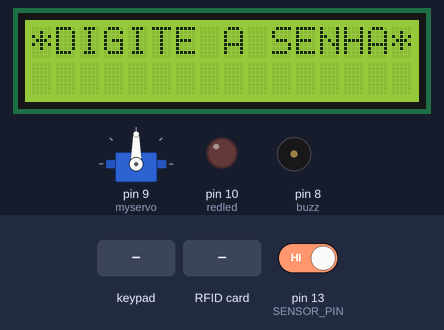
The sketch below on a simulated Arduino Mega 2560, built with avr-gcc and run on an emulated ATmega2560. Shown: servo, 16×2 character LCD, output pins drawn as LEDs (lit = HIGH), buzzer (waves = sounding). The inputs (shaded band) are chosen by the test bench; at power-on: pin 13 (SENSOR_PIN) HIGH. Pins used as bus, display or sensor lines are not drawn; what the sketch prints to the serial monitor is not drawn.

Above: at 3.7 s.
3.8 s: keypad keys 4 5 6 7 pressed 0.4 s apart
At 5.9 s:
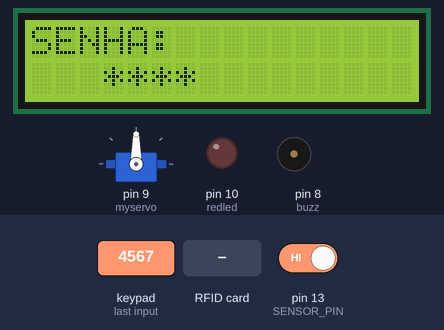
6.9 s: RFID card 52 68 50 1B held to the reader
9.9 s: keypad keys 4 2 4 3 4 4 4 5 # pressed 0.4 s apart
At 11.9 s:
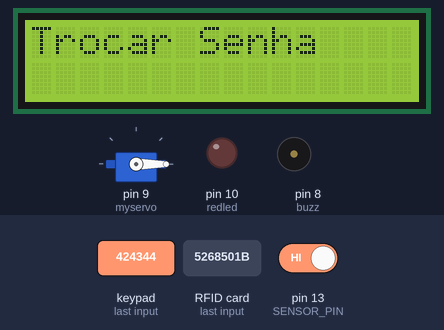
15.0 s: pin 13 (SENSOR_PIN) driven LOW
At 17.4 s:
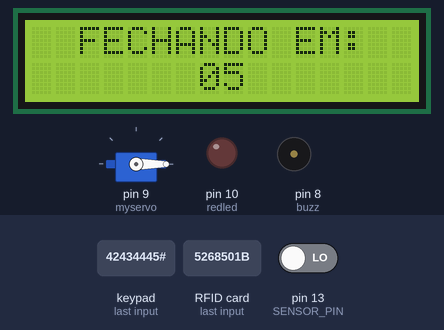
21.0 s: keypad keys 3 8 3 9 4 0 4 1 pressed 0.4 s apart
At 25.46 s:
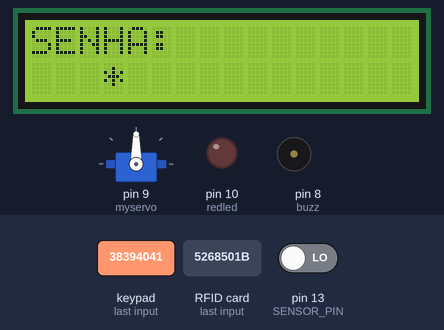
25.7 s: RFID card 52 68 50 1B held to the reader
At 28.5 s:
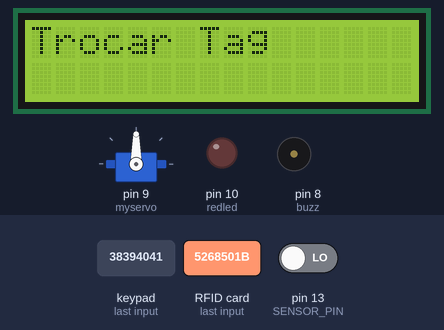
Timing chart, 0 to 31.2 s (numbered marks = the images above; inputs shaded):
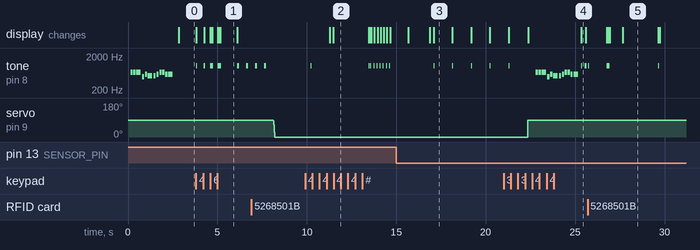

The sketch:

projeto_final.ino
```cpp
#define NOTE_B0 31
#define NOTE_C1 33
#define NOTE_CS1 35
#define NOTE_D1 37
#define NOTE_DS1 39
#define NOTE_E1 41
#define NOTE_F1 44
#define NOTE_FS1 46
#define NOTE_G1 49
#define NOTE_GS1 52
#define NOTE_A1 55
#define NOTE_AS1 58
#define NOTE_B1 62
#define NOTE_C2 65
#define NOTE_CS2 69
#define NOTE_D2 73
#define NOTE_DS2 78
#define NOTE_E2 82
#define NOTE_F2 87
#define NOTE_FS2 93
#define NOTE_G2 98
#define NOTE_GS2 104
#define NOTE_A2 110
#define NOTE_AS2 117
#define NOTE_B2 123
#define NOTE_C3 131
#define NOTE_CS3 139
#define NOTE_D3 147
#define NOTE_DS3 156
#define NOTE_E3 165
#define NOTE_F3 175
#define NOTE_FS3 185
#define NOTE_G3 196
#define NOTE_GS3 208
#define NOTE_A3 220
#define NOTE_AS3 233
#define NOTE_B3 247
#define NOTE_C4 262
#define NOTE_CS4 277
#define NOTE_D4 294
#define NOTE_DS4 311
#define NOTE_E4 330
#define NOTE_F4 349
#define NOTE_FS4 370
#define NOTE_G4 392
#define NOTE_GS4 415
#define NOTE_A4 440
#define NOTE_AS4 466
#define NOTE_B4 494
#define NOTE_C5 523
#define NOTE_CS5 554
#define NOTE_D5 587
#define NOTE_DS5 622
#define NOTE_E5 659
#define NOTE_F5 698
#define NOTE_FS5 740
#define NOTE_G5 784
#define NOTE_GS5 831
#define NOTE_A5 880
#define NOTE_AS5 932
#define NOTE_B5 988
#define NOTE_C6 1047
#define NOTE_CS6 1109
#define NOTE_D6 1175
#define NOTE_DS6 1245
#define NOTE_E6 1319
#define NOTE_F6 1397
#define NOTE_FS6 1480
#define NOTE_G6 1568
#define NOTE_GS6 1661
#define NOTE_A6 1760
#define NOTE_AS6 1865
#define NOTE_B6 1976
#define NOTE_C7 2093
#define NOTE_CS7 2217
#define NOTE_D7 2349
#define NOTE_DS7 2489
#define NOTE_E7 2637
#define NOTE_F7 2794
#define NOTE_FS7 2960
#define NOTE_G7 3136
#define NOTE_GS7 3322
#define NOTE_A7 3520
#define NOTE_AS7 3729
#define NOTE_B7 3951
#define NOTE_C8 4186
#define NOTE_CS8 4435
#define NOTE_D8 4699
#define NOTE_DS8 4978


// Bibliotecas necessárias
#include <Keypad.h>
#include <LiquidCrystal.h>
#include <Servo.h>
#include <SPI.h>
#include <MFRC522.h>

// Configuração do módulo RFID
#define RST_PIN 7
#define SS_PIN 53
MFRC522 mfrc522(SS_PIN, RST_PIN);

// Configuração do sensor magnético da tranca
const int SENSOR_PIN = 13;
const int DARK_THRESHOLD = 100;

// Configuração do servo motor
Servo myservo;
const int redled = 10;
const int greenled = 11;
const int buzz = 8;
int pos = 0;

// Configuração do LCD
LiquidCrystal lcd(12, 11, 5, 4, 3, 2);
const byte rows = 4;
const byte cols = 3;

// Configuração do teclado
const byte qtdLinhas = 4;
const byte qtdColunas = 4;
char matriz_teclas[qtdLinhas][qtdColunas] = {
  {'1', '2', '3', 'A'},
  {'4', '5', '6', 'B'},
  {'7', '8', '9', 'C'},
  {'*', '0', '#', 'D'}
};
byte PinosqtdLinhas[qtdLinhas] = {38, 39, 40, 41};
byte PinosqtdColunas[qtdColunas] = {42, 43, 44, 45};
Keypad meuteclado = Keypad(makeKeymap(matriz_teclas), PinosqtdLinhas, PinosqtdColunas, qtdLinhas, qtdColunas);

// Configuração de senha aleatória
int tamanhoSenha = 4;
char password[10] = "4567";
char passwordEscrito[10];
int currentposition = 0;
int invalidcount = 0;
bool portaAberta = false;
byte tagEsperada[] = {0x52, 0x68, 0x50, 0x1B};

// Protótipos das funções
void displayscreen();
void keypress();
void incorrect();
void torture1();
void torture2();
void counterbeep();
void unlockbuzz();

// Função de inicialização
void setup() {
  displayscreen(); // Inicializa o LCD
  Serial.begin(9600); // Inicializa a comunicação serial
  pinMode(redled, OUTPUT); // Configura o LED vermelho como saída
  pinMode(greenled, OUTPUT); // Configura o LED verde como saída
  pinMode(buzz, OUTPUT); // Configura o buzzer como saída
  myservo.attach(9); // Anexa o servo motor
  pinMode(SENSOR_PIN, INPUT_PULLUP); // Configura o pino do sensor magnético

  lcd.begin(16, 2); // Inicializa o LCD

  while (!Serial);    // Aguarda a inicialização da porta serial
  SPI.begin();      // Inicializa o barramento SPI
  mfrc522.PCD_Init();   // Inicializa o módulo RFID
  delay(4);       // Atraso opcional após a inicialização
  mfrc522.PCD_DumpVersionToSerial();  // Exibe detalhes do módulo RFID
  Serial.println(F("Scan PICC to see UID, SAK, type, and data blocks...")); // Mensagem para escanear PICC

  inicialTune(); // Toca uma melodia inicial
}

bool modoAdmin = false;
int estado = 0;

// Função principal
void loop() {
  if (modoAdmin) {
    estado = 0;
    menu(); // Exibe o menu
    switch (estado) {
      case 1:
        keypress(); // Aguarda a entrada do usuário
        trocarTag(); // Função para trocar a tag
        break;
      case 2:
        keypress(); // Aguarda a entrada do usuário
        trocarSenha(); // Função para trocar a senha
        break;
    }
    if (portaAberta) {
      lcd.clear();
      lcd.setCursor(0, 0);
      lcd.println(" ");
      lcd.setCursor(1, 0);
      lcd.print("Autorizado");
      lcd.setCursor(4, 1);
      lcd.print("BEM-VINDO");
    }
  } else {
    if (mfrc522.PICC_IsNewCardPresent() && mfrc522.PICC_ReadCardSerial()) {
      // Mostra os UID da tag
      Serial.print("UID da Tag:");
      for (byte i = 0; i < mfrc522.uid.size; i++) {
        Serial.print(mfrc522.uid.uidByte[i] < 0x10 ? " 0" : " ");
        Serial.print(mfrc522.uid.uidByte[i], HEX);
      }
      Serial.println();

      // Comparação do UID com o valor esperado
      if (verificarTag()) {
        Serial.println("Tag correta!");
        keypress(); // Aguarda a entrada do usuário
        modoAdmin = true;
      } else {
        Serial.println("Tag incorreta!");
      }

      delay(1000);  // Evita leituras repetidas muito rápidas
    }
    if (portaAberta) {
      int proximidade = digitalRead(SENSOR_PIN);
      if (proximidade == LOW) {
        Serial.println("FECHADO");
        counterbeep(); // Emite um som indicando a proximidade
        inicialTune(); // Toca a melodia inicial
      }
    } else {
      char tecla_pressionada = meuteclado.getKey(); // Verifica se alguma tecla foi pressionada

      if (tecla_pressionada) { // Se alguma tecla foi pressionada
        Serial.print("Tecla pressionada : ");
        Serial.println(tecla_pressionada);
        passwordEscrito[currentposition] = tecla_pressionada;
      }

      if (currentposition == 0) {
        displayscreen(); // Atualiza a tela
      }

      int l ;

      char code = tecla_pressionada;
      if (code != NO_KEY) {
        lcd.clear();

        lcd.setCursor(0, 0);
        lcd.print("SENHA:");
        lcd.setCursor(3, 1);
        for (l = 0; l <= currentposition; ++l) {
          lcd.print("*");
          keypress(); // Aguarda a entrada do usuário
        }
        currentposition = currentposition + 1;

        if (currentposition == tamanhoSenha) {
          bool verificaSenha = true;
          currentposition = 0;
          for (l = 0; l < tamanhoSenha; ++l) {
            if (passwordEscrito[l] != password[l]) {
              // Erro
              Serial.print("ERRO SENHA: ");
              Serial.print(passwordEscrito[l]);
              Serial.print(" != ");
              Serial.println(password[l]);
              verificaSenha = false;
            }
          }

          if (verificaSenha) {
            unlockdoor(); // Abre a porta
            Serial.println("INVALIDO CONTADOR OK");
            Serial.println(invalidcount);
            invalidcount = 0;
          } else {
            invalidcount = invalidcount + 1;
            Serial.println("INVALIDO CONTADOR BAD");
            Serial.println(invalidcount);
            incorrect(); // Feedback de senha incorreta
          }
        }

        if (invalidcount == 4) {
          ++invalidcount;
          torture1(); // Sequência de tortura 1
        }
        if (invalidcount >= 8) {
          torture2(); // Sequência de tortura 2
        }
      }
    }
  }


}

// Função para exibir o menu de escolha
void menu() {
  lcd.clear();
  lcd.print("Escolha:");
  lcd.setCursor(0, 2);
  lcd.print("1: Tag 2: Senha");

  char opcao = 0;

  while (opcao != '1' && opcao != '2') {
    opcao = meuteclado.getKey();
  }

  lcd.clear();

  switch (opcao) {
    case '1':
      lcd.print("Trocar Tag");
      estado = 1;
      delay(2000);  // Aguarda por 2 segundos para exibir a mensagem
      break;
    case '2':
      lcd.print("Trocar Senha");
      estado = 2;
      // Chame a função para trocar a senha aqui
      delay(2000);  // Aguarda por 2 segundos para exibir a mensagem
      break;
  }

  lcd.clear();
}

// Função para trocar a senha
void trocarSenha() {
  lcd.clear();
  lcd.print("Nova senha:");
  lcd.setCursor(0, 1);

  byte index = 0;

  while (true) {
    char tecla = meuteclado.getKey();
    if (tecla) {
      keypress();

      if (tecla == '#' and index > 0) {
        password[index] = '\0'; // Adiciona o caractere nulo para indicar o final da string
        tamanhoSenha = index;
        break; // Finaliza a entrada da senha
      }

      if (index < 10) {
        password[index++] = tecla;
        if (index == 10){
          tamanhoSenha = index;
          break;
        }
        lcd.print('*'); // Máscara para esconder os caracteres digitados
      }
    }
  }

  Serial.println(); // Nova linha para melhorar a legibilidade
  lcd.clear();
  lcd.print("Senha alterada!");
  delay(1000);

  Serial.print("Senha alterada para: ");
  Serial.println(password);
  modoAdmin = false;
}

// Função para trocar a tag RFID
void trocarTag() {
  lcd.clear();
  lcd.print("Aproxime cartao:");

  while (!mfrc522.PICC_IsNewCardPresent()) {
    delay(1000);
  }

  if (mfrc522.PICC_ReadCardSerial()) {
    for (byte i = 0; i < mfrc522.uid.size && i < sizeof(tagEsperada); i++) {
      tagEsperada[i] = mfrc522.uid.uidByte[i];
    }

    Serial.print("Tag trocada para:");


    lcd.clear();
    lcd.print("Tag trocada para:");
    lcd.setCursor(0, 1);

    for (byte i = 0; i < sizeof(tagEsperada); i++) {
      lcd.print(tagEsperada[i], HEX);
      Serial.println(tagEsperada[i], HEX);
    }

    delay(2000);  // Aguarda por 2 segundos para exibir a mensagem
    modoAdmin = false;
  }

  mfrc522.PICC_HaltA();
  mfrc522.PCD_StopCrypto1();
}

// Função para verificar se a tag RFID é válida
bool verificarTag() {
  for (byte i = 0; i < mfrc522.uid.size; i++) {
    if (mfrc522.uid.uidByte[i] != tagEsperada[i]) {
      return false;  // UID não corresponde
    }
  }
  return true;  // UID corresponde
}

// Função para tocar uma melodia inicial
void inicialTune() {
  int melody[] = {NOTE_E5, NOTE_E5, NOTE_E5, NOTE_B4, NOTE_D5, NOTE_C5, NOTE_C5, NOTE_D5, NOTE_E5, NOTE_E5, NOTE_D5, NOTE_D5};
  int noteDurations[] = {8, 8, 4, 8, 8, 4, 8, 8, 8, 8, 8, 4};

  for (int i = 0; i < sizeof(melody) / sizeof(melody[0]); i++) {
    int noteDuration = 1000 / noteDurations[i];
    tone(buzz, melody[i], noteDuration);
    int pauseBetweenNotes = noteDuration * 1.30;
    delay(pauseBetweenNotes);
    noTone(buzz);
  }
}

// Função para abrir a porta
void unlockdoor() {
  delay(900);

  lcd.setCursor(0, 0);
  lcd.println(" ");
  lcd.setCursor(1, 0);
  lcd.print("Autorizado");
  lcd.setCursor(4, 1);
  lcd.print("BEM-VINDO");

  unlockbuzz();

  for (pos = 90; pos >= 0; pos -= 5) {
    myservo.write(pos);
    delay(5);
  }
  delay(2000);

  portaAberta = true;
}

// Função para lidar com código incorreto
void incorrect() {
  delay(500);
  lcd.clear();
  lcd.setCursor(1, 0);
  lcd.print("CODIGO");
  lcd.setCursor(1, 1);
  lcd.print("INCORRETO");
  lcd.setCursor(15, 1);

  Serial.println("CÓDIGO INCORRETO. NÃO AUTORIZADO");
  digitalWrite(redled, HIGH);
  tone(buzz, NOTE_E1, 1000);
  delay(500);
  noTone(buzz);
  delay(3000);
  lcd.clear();
  digitalWrite(redled, LOW);
  displayscreen();
}

// Função para limpar a tela do LCD
void clearscreen() {
  lcd.setCursor(0, 0);
  lcd.println(" ");
  lcd.setCursor(0, 1);
  lcd.println(" ");
  lcd.setCursor(0, 2);
  lcd.println(" ");
  lcd.setCursor(0, 3);
  lcd.println(" ");
}

// Função para emitir um som de tecla pressionada
void keypress() {
  tone(buzz, NOTE_C6, 100);
  delay(50);
  noTone(buzz);
}

// Função para exibir a tela inicial no LCD
void displayscreen() {
  lcd.clear();
  lcd.setCursor(0, 0);
  lcd.println("*DIGITE A SENHA*");
}

// Função para posicionar o servo
void armservo() {
  for (pos = 180; pos <= 180; pos += 50) {
    myservo.write(pos);
    delay(5);
  }
  delay(5000);

  for (pos = 180; pos >= 0; pos -= 50) {
    myservo.write(pos);
  }
}

// Função para emitir um som de desbloqueio
void unlockbuzz() {
  for (int i = 0; i < 4; i++) {
    tone(buzz, NOTE_C6, 100);
    delay(500);
    noTone(buzz);
  }
}

// Função para contar beeps
void counterbeep() {
  delay(1200);

  lcd.clear();

  lcd.setCursor(2, 0);
  delay(200);
  lcd.print("FECHANDO EM:");
  for (int i = 5; i > 0; i--) {
    lcd.setCursor(7, 1);
    lcd.print("0");
    lcd.print(i);
    keypress();
    delay(1000);
  }

  for (pos = 0; pos <= 90; pos += 5) {
    myservo.write(pos);
  }
  delay(15);

  currentposition = 0;

  lcd.clear();
  displayscreen();

  lcd.clear();
  lcd.setCursor(4, 0);
  lcd.print("FECHADO!");
  delay(440);

  portaAberta = false;
}

// Função de tortura 1
void torture1() {
  lcd.clear();
  lcd.setCursor(2, 0);
  lcd.print("AGUARDE POR ");
  lcd.setCursor(5, 1);
  lcd.print("15 SEGUNDOS.");
  digitalWrite(buzz, HIGH);
  delay(15000);
  digitalWrite(buzz, LOW);
  lcd.clear();
  lcd.setCursor(2, 0);
  lcd.print("POR FAVOR..");
  lcd.setCursor(1, 1);
  lcd.print("TENTE NOVAMENTE");
  delay(3500);
  lcd.clear();
}

// Função de tortura 2
void torture2() {
  lcd.setCursor(1, 0);
  lcd.print(" ");
  lcd.setCursor(2, 0);
  lcd.print("MUITAS");
  lcd.setCursor(0, 1);
  lcd.print(" TENTATIVAS!! ");
  delay(1500);
  lcd.clear();
  lcd.setCursor(1, 0);
  lcd.print("AGUARDE POR ");
  lcd.setCursor(4, 1);
  lcd.print(" 1 MINUTO");
  digitalWrite(buzz, HIGH);
  delay(55000);
  counterbeep();
  lcd.clear();
  digitalWrite(buzz, LOW);
  lcd.setCursor(2, 0);
  lcd.print("TENTE ACERTAR");
  lcd.setCursor(1, 1);
  lcd.print("TA DIFICIL??");
  delay(2500);
  lcd.clear();
  lcd.setCursor(2, 0);
  lcd.print("Ha Ha Ha Ha");
  delay(1700);
  lcd.clear();
}
```

Measured:
- after the input at 3.8 s, tone on pin 8 (buzz): plays 1047 Hz for 0.05 s, 1047 Hz for 0.10 s, 1047 Hz for 0.15 s, 1047 Hz for 0.20 s, 1047 Hz for 0.10 s, 1047 Hz for 0.10 s, starting at once; the display: first changes at once (image 1 shows a later state)
- after the input at 9.9 s, the display: first differs from a run without the input after 1.6 s (image 2)
- after the input at 15.0 s, tone on pin 8 (buzz): alternates 1047 Hz for 0.05 s and silent for 1.0 s, starting after 2.1 s; the display: first differs from a run without the input after 1.9 s (image 3 shows a later state)
- after the input at 21.0 s, the display: first differs from a run without the input after 4.3 s (image 4)
- after the input at 25.7 s, pin 10 (redled): stays LOW (without the input it goes to HIGH after 1.8 s)
- what the display in image 1 shows lasts 0.9 s, from 5.2 s to 6.1 s
- what the display in image 3 shows lasts 1.0 s, from 17.1 s to 18.1 s
